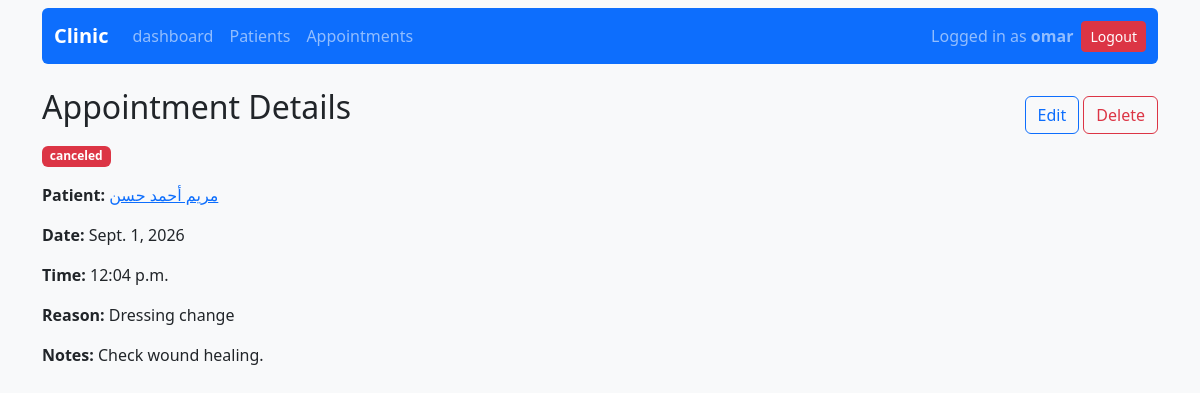
Page /appointments/3/ (signed in) on the committed database.
### appointments/models.py (models this page shows, shortened)
class Appointment(models.Model):
    class Status(models.TextChoices):
        SCHEDULED = 'scheduled', 'Scheduled'
        COMPLETED = 'completed', 'Completed'
        CANCELED = 'canceled', 'Canceled'
    patient = models.ForeignKey(Patient, on_delete=models.CASCADE, related_name='appointments')
    date = models.DateField()
    time = models.TimeField()
    reason = models.CharField(max_length=255)
    notes = models.TextField(blank=True)
    status = models.CharField(max_length=20, choices=Status.choices, default=Status.SCHEDULED)

### patients/models.py (models this page shows, shortened)
class Patient(models.Model):
    name = models.CharField(max_length=100)
    phone = models.CharField(max_length=15)
    date_of_birth = models.DateField()

### appointments/views.py (the view)
# urls.py: path('<int:appointment_id>/', views.appointment_details, name='appointment_details'),
@login_required
def appointment_details(request, appointment_id):
    appointment = get_object_or_404(Appointment, id=appointment_id)
    return render(request, 'appointment_details.html', {'appointment': appointment})

### appointments/templates/appointment_details.html (shortened to what this page needs)
{% extends 'base.html' %}
{% block content %}
<div class="d-flex justify-content-between align-items-center">
    <h2 class="mb-3">Appointment Details</h2>
    <div>
        <a href="{% url 'edit_appointment' appointment.id %}"
            class="btn btn-outline-primary">
            Edit
        </a>
        <a href="{% url 'delete_appointment' appointment.id %}"
            class="btn btn-outline-danger">
            Delete
        </a>
    </div>
</div>
<span class="badge {% if appointment.status == 'scheduled' %}bg-secondary{% elif appointment.status == 'completed' %}bg-success{% else %}bg-danger{% endif %}">{{ appointment.status }}</span>
<p><strong>Patient:</strong> <a class="link-primary link-underline-opacity-" href="{% url 'patient_details' appointment.patient.id %}">{{ appointment.patient.name }}</a></p>
<p><strong>Date:</strong> {{ appointment.date }}</p>
<p><strong>Time:</strong> {{ appointment.time }}</p>
<p><strong>Reason:</strong> {{ appointment.reason }}</p>
<p><strong>Notes:</strong> {{ appointment.notes }}</p>
{% endblock %}

### templates/base.html (shortened to what this page needs)
<!DOCTYPE html>
<html>
<head>
    <link href="https://cdn.jsdelivr.net/npm/bootstrap@5.3.8/dist/css/bootstrap.min.css" rel="stylesheet">
    <link rel="stylesheet" href="https://cdn.jsdelivr.net/npm/bootstrap-icons@1.13.1/font/bootstrap-icons.min.css">
</head>
<body class="bg-light">
    <div class="container pt-2">
        <nav class="navbar navbar-expand-lg navbar-dark bg-primary rounded">
            <div class="container-fluid">
            <a class="navbar-brand fw-bold" href="{% url 'dashboard' %}">Clinic</a>
            <div class="collapse navbar-collapse" id="navbar">
                <ul class="navbar-nav me-auto mb-2 mb-lg-0">
                    <li class="nav-item">
                        <a class="nav-link {% if request.resolver_match.url_name == 'dashboard' %}active{% endif %}" aria-current="page" href="{% url 'dashboard' %}">dashboard</a>
                    </li>
                    <li class="nav-item">
                        <a class="nav-link {% if request.resolver_match.url_name == 'patient_list' %}active{% endif %}" href="{% url 'patient_list' %}">Patients</a>
                    </li>
                    <li class="nav-item">
                        <a class="nav-link {% if request.resolver_match.url_name == 'appointment_list' %}active{% endif %}" href="{% url 'appointment_list' %}">Appointments</a>
                    </li>
                </ul>
            </div>
            <div class="ms-auto">
            {% if user.is_authenticated %}
                <form method="post" action="{% url 'logout' %}" class="d-inline">
                    <div class="d-flex align-items-center">
                        <span class="navbar-text me-2">
                            Logged in as <strong>{{ user.username }}</strong>
                        </span>
                        <button type="submit" class="btn btn-danger btn-sm">
                            Logout
                        </button>
                    </div>
                </form>
            {% endif %}
            </div>
        </div>
    </nav>
    <main class="mt-4">
        {% block content %}
        {% endblock %}
    </main>
</div>
</body>
</html>

### rows in the picture
Appointment: status "canceled", patient.name "مريم أحمد حسن", date "Sept. 1, 2026", time "12:04 p.m.", reason "Dressing change", notes "Check wound healing."

### other values in the picture
{{ user.username }} "omar"
